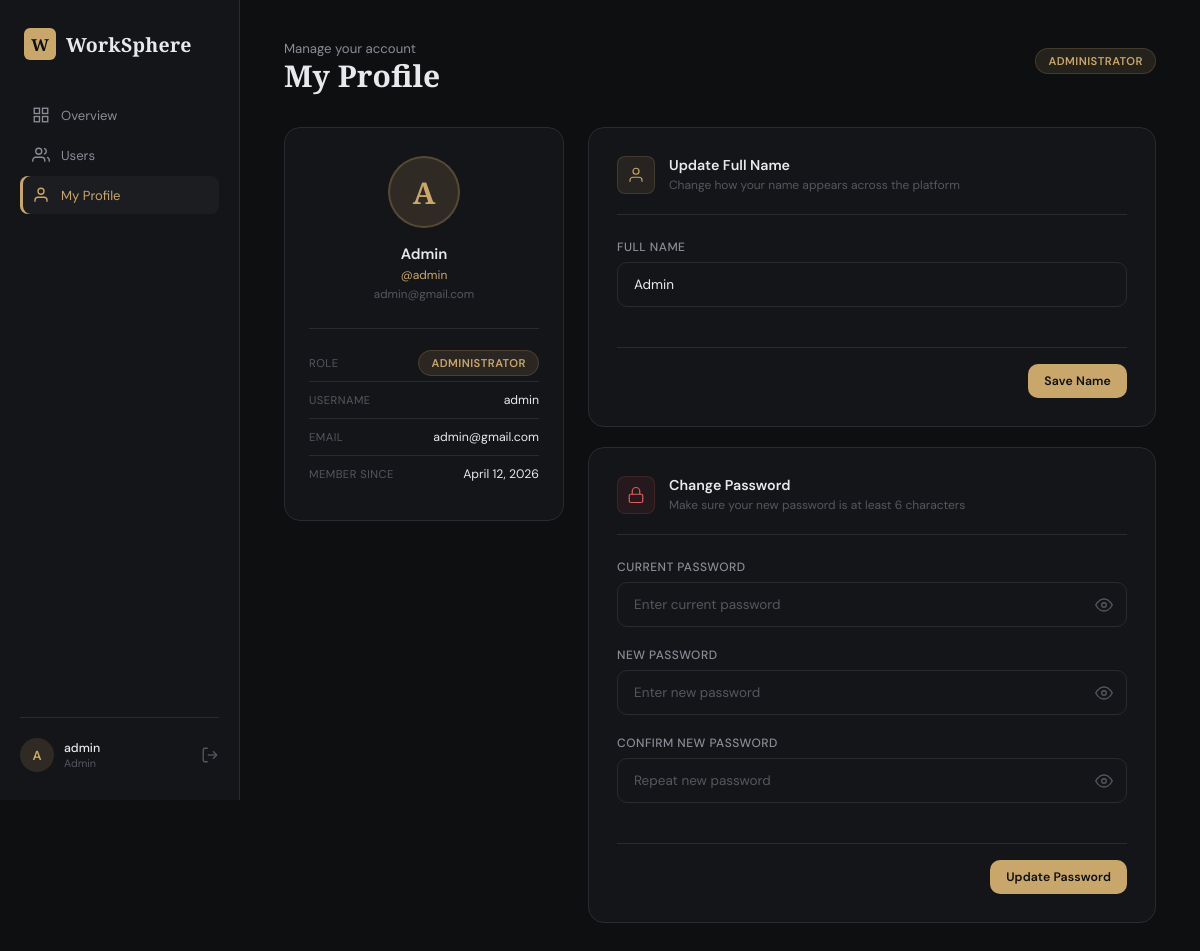
Screenshot of /admin/profile (signed in) with the database file from the repository.
### models.py (models this page shows, shortened)
class User(UserMixin, db.Model):
    __tablename__ = 'user'
    id            = db.Column(db.Integer, primary_key=True)
    username      = db.Column(db.String(80),  unique=True, nullable=False)
    email         = db.Column(db.String(120), unique=True, nullable=False)
    full_name     = db.Column(db.String(150), nullable=False)
    password_hash = db.Column(db.String(256), nullable=False)
    role          = db.Column(db.String(20),  nullable=False, default='client')
    created_at    = db.Column(db.DateTime,    default=datetime.utcnow)
    services               = db.relationship('Service',  foreign_keys='Service.freelancer_id',  backref='freelancer', lazy=True)
    bookings_as_client     = db.relationship('Booking',  foreign_keys='Booking.client_id',      backref='client',     lazy=True)
    bookings_as_freelancer = db.relationship('Booking',  foreign_keys='Booking.freelancer_id',  backref='freelancer', lazy=True)
    sent_messages          = db.relationship('Message',  foreign_keys='Message.sender_id',      backref='sender',     lazy=True)
    received_messages      = db.relationship('Message',  foreign_keys='Message.receiver_id',    backref='receiver',   lazy=True)
    payments_made          = db.relationship('Payment',  foreign_keys='Payment.client_id',      backref='client',     lazy=True)
    payments_received      = db.relationship('Payment',  foreign_keys='Payment.freelancer_id',  backref='freelancer', lazy=True)

### app.py (the view, shortened to what this page needs)
@app.route('/admin/profile', methods=['GET', 'POST'])
@login_required
def admin_profile():
    if current_user.role != 'admin':
        flash('Access denied.', 'error')
        return redirect(url_for('dashboard'))
    return render_template('admin_profile.html')

### app.py (called while the page is built)
@login_manager.user_loader
def load_user(user_id):
    return db.session.get(User, int(user_id))

@app.after_request
def no_cache(response):
    response.headers['Cache-Control'] = 'no-store, no-cache, must-revalidate, private'
    response.headers['Pragma'] = 'no-cache'
    response.headers['Expires'] = '0'
    return response

@app.before_request
def enforce_session_user():
    open_routes = {'login', 'register', 'static'}
    if request.endpoint in open_routes:
        return
    session_uid = session.get('_user_id')
    if session_uid is None:
        return
    if current_user.is_authenticated and str(current_user.id) != str(session_uid):
        logout_user()
        flash('Session expired. Please log in again.', 'info')
        return redirect(url_for('login'))

### templates/admin_profile.html (shortened to what this page needs)
{% extends "base.html" %}
{% block content %}
<div class="app-layout">
  <aside class="sidebar sidebar--admin">
    <div class="sidebar__brand">
      <div class="brand__mark brand__mark--sm">W</div>
      <span class="brand__name">WorkSphere</span>
    </div>
    <nav class="sidebar__nav">
  <a href="{{ url_for('dashboard') }}"
     class="nav-item {% if request.endpoint == 'dashboard' %}nav-item--active{% endif %}">
    <svg viewBox="0 0 24 24" fill="none" stroke="currentColor" stroke-width="1.8" width="18">
      <rect x="3" y="3" width="7" height="7"/>
      <rect x="14" y="3" width="7" height="7"/>
      <rect x="3" y="14" width="7" height="7"/>
      <rect x="14" y="14" width="7" height="7"/>
    </svg>
    <span>Overview</span>
  </a>
  <a href="{{ url_for('admin_users') }}"
     class="nav-item {% if request.endpoint == 'admin_users' %}nav-item--active{% endif %}">
    <svg viewBox="0 0 24 24" fill="none" stroke="currentColor" stroke-width="1.8" width="18">
      <path d="M17 21v-2a4 4 0 0 0-4-4H5a4 4 0 0 0-4 4v2"/>
      <circle cx="9" cy="7" r="4"/>
      <path d="M23 21v-2a4 4 0 0 0-3-3.87M16 3.13a4 4 0 0 1 0 7.75"/>
    </svg>
    <span>Users</span>
  </a>
  <a href="{{ url_for('admin_profile') }}"
     class="nav-item {% if request.endpoint == 'admin_profile' %}nav-item--active{% endif %}">
    <svg viewBox="0 0 24 24" fill="none" stroke="currentColor" stroke-width="1.8" width="18">
      <path d="M20 21v-2a4 4 0 0 0-4-4H8a4 4 0 0 0-4 4v2"/>
      <circle cx="12" cy="7" r="4"/>
    </svg>
    <span>My Profile</span>
  </a>
</nav>
    <div class="sidebar__footer">
      <div class="sidebar__user">
        <div class="avatar avatar--admin">{{ current_user.username[0].upper() }}</div>
        <div class="sidebar__user-info">
          <span class="sidebar__user-name">{{ current_user.username }}</span>
          <span class="sidebar__user-role">Admin</span>
        </div>
      </div>
      <a href="{{ url_for('logout') }}" class="logout-btn" title="Logout">
        <svg viewBox="0 0 24 24" fill="none" stroke="currentColor" stroke-width="1.8" width="18"><path d="M9 21H5a2 2 0 0 1-2-2V5a2 2 0 0 1 2-2h4"/><polyline points="16 17 21 12 16 7"/><line x1="21" y1="12" x2="9" y2="12"/></svg>
      </a>
    </div>
  </aside>
  <main class="main-content">
    <header class="page-header">
      <div class="page-header__left">
        <p class="page-header__greeting">Manage your account</p>
        <h2 class="page-header__title">My Profile</h2>
      </div>
      <div class="page-header__right">
        <span class="badge badge--admin">Administrator</span>
      </div>
    </header>
    <div class="profile-layout">
      <div class="profile-info-card">
        <div class="profile-avatar">{{ current_user.username[0].upper() }}</div>
        <div class="profile-meta">
          <span class="profile-meta__name">{{ current_user.full_name }}</span>
          <span class="profile-meta__username">@{{ current_user.username }}</span>
          <span class="profile-meta__email">{{ current_user.email }}</span>
        </div>
        <div class="profile-details">
          <div class="profile-detail-row">
            <span class="profile-detail-row__label">Role</span>
            <span class="profile-detail-row__value"><span class="badge badge--admin">Administrator</span></span>
          </div>
          <div class="profile-detail-row">
            <span class="profile-detail-row__label">Username</span>
            <span class="profile-detail-row__value">{{ current_user.username }}</span>
          </div>
          <div class="profile-detail-row">
            <span class="profile-detail-row__label">Email</span>
            <span class="profile-detail-row__value">{{ current_user.email }}</span>
          </div>
          <div class="profile-detail-row">
            <span class="profile-detail-row__label">Member Since</span>
            <span class="profile-detail-row__value">{{ current_user.created_at.strftime('%B %d, %Y') }}</span>
          </div>
        </div>
      </div>
      <div class="profile-forms">
        <div class="profile-form-card">
          <div class="profile-form-card__header">
            <div class="profile-form-card__icon">
              <svg viewBox="0 0 24 24" fill="none" stroke="currentColor" stroke-width="1.6" width="18"><path d="M20 21v-2a4 4 0 0 0-4-4H8a4 4 0 0 0-4 4v2"/><circle cx="12" cy="7" r="4"/></svg>
            </div>
            <div>
              <h3 class="profile-form-card__title">Update Full Name</h3>
              <p class="profile-form-card__sub">Change how your name appears across the platform</p>
            </div>
          </div>
          <form method="POST" action="{{ url_for('admin_profile') }}" class="form" novalidate>
            <div class="field">
              <label class="field__label" for="full_name">Full Name</label>
              <div class="field__wrap">
                <input class="field__input" type="text" id="full_name" name="full_name"
                  value="{{ current_user.full_name }}" placeholder="Enter your full name" required />
              </div>
            </div>
            <div class="profile-form-card__footer">
              <button type="submit" class="btn btn--primary btn--sm">Save Name</button>
            </div>
          </form>
        </div>
        <div class="profile-form-card">
          <div class="profile-form-card__header">
            <div class="profile-form-card__icon profile-form-card__icon--warn">
              <svg viewBox="0 0 24 24" fill="none" stroke="currentColor" stroke-width="1.6" width="18"><rect x="3" y="11" width="18" height="11" rx="2" ry="2"/><path d="M7 11V7a5 5 0 0 1 10 0v4"/></svg>
            </div>
            <div>
              <h3 class="profile-form-card__title">Change Password</h3>
              <p class="profile-form-card__sub">Make sure your new password is at least 6 characters</p>
            </div>
          </div>
          <form method="POST" action="{{ url_for('admin_profile') }}" class="form" novalidate>
            <div class="field">
              <label class="field__label" for="current_password">Current Password</label>
              <div class="field__wrap field__wrap--pw">
                <input class="field__input" type="password" id="current_password" name="current_password"
                  placeholder="Enter current password" required />
                <button type="button" class="pw-toggle" data-target="current_password" aria-label="Toggle">
                  <svg viewBox="0 0 24 24" fill="none" stroke="currentColor" stroke-width="1.8" width="18"><path d="M1 12s4-8 11-8 11 8 11 8-4 8-11 8-11-8-11-8z"/><circle cx="12" cy="12" r="3"/></svg>
                </button>
              </div>
            </div>
            <div class="field">
              <label class="field__label" for="new_password">New Password</label>
              <div class="field__wrap field__wrap--pw">
                <input class="field__input" type="password" id="new_password" name="new_password"
                  placeholder="Enter new password" required />
                <button type="button" class="pw-toggle" data-target="new_password" aria-label="Toggle">
                  <svg viewBox="0 0 24 24" fill="none" stroke="currentColor" stroke-width="1.8" width="18"><path d="M1 12s4-8 11-8 11 8 11 8-4 8-11 8-11-8-11-8z"/><circle cx="12" cy="12" r="3"/></svg>
                </button>
              </div>
            </div>
            <div class="field">
              <label class="field__label" for="confirm_password">Confirm New Password</label>
              <div class="field__wrap field__wrap--pw">
                <input class="field__input" type="password" id="confirm_password" name="confirm_password"
                  placeholder="Repeat new password" required />
                <button type="button" class="pw-toggle" data-target="confirm_password" aria-label="Toggle">
                  <svg viewBox="0 0 24 24" fill="none" stroke="currentColor" stroke-width="1.8" width="18"><path d="M1 12s4-8 11-8 11 8 11 8-4 8-11 8-11-8-11-8z"/><circle cx="12" cy="12" r="3"/></svg>
                </button>
              </div>
            </div>
            <div class="profile-form-card__footer">
              <button type="submit" class="btn btn--primary btn--sm">Update Password</button>
            </div>
          </form>
        </div>
      </div>
    </div>
  </main>
</div>
{% endblock %}

### rows the page displays
User: username "A", username "admin", full_name "Admin", email "admin@gmail.com", created_at "April 12, 2026"
